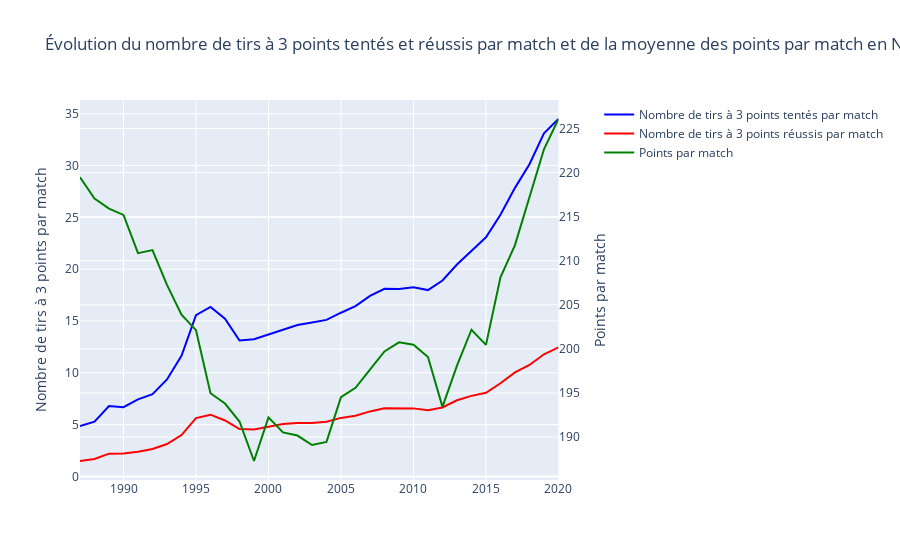

This figure's notebook cell:
### Markdown cell above
### Le tir à 3 points

### Code cell
import pandas as pd
import plotly.express as px
from plotly.subplots import make_subplots
import plotly.graph_objects as go

# Charger le fichier CSV
df = pd.read_csv('./csv/Game.csv')

# Ajouter une colonne pour la saison (extraction de l'année)
df['season'] = df['GAME_DATE'].str[:4].astype(int)

# Exclure la saison 2021
df = df[df['season'] != 2021]

# Calculer le nombre de tirs à 3 points tentés et réussis par match pour chaque équipe
df['three_point_attempts_home'] = df['FG3A_HOME'].astype(float)
df['three_point_attempts_away'] = df['FG3A_AWAY'].astype(float)
df['three_point_made_home'] = df['FG3M_HOME'].astype(float)
df['three_point_made_away'] = df['FG3M_AWAY'].astype(float)

# Calculer le nombre de points par match pour chaque équipe
df['total_points'] = df['PTS_HOME'].astype(float) + df['PTS_AWAY'].astype(float)

# Agréger les données par saison pour obtenir la moyenne des tirs à 3 points tentés et réussis par match et la moyenne des points par match
season_stats = df.groupby('season').agg({
    'three_point_attempts_home': 'mean', 
    'three_point_attempts_away': 'mean', 
    'three_point_made_home': 'mean', 
    'three_point_made_away': 'mean', 
    'total_points': 'mean'
}).reset_index()

season_stats['avg_3P_attempts'] = season_stats[['three_point_attempts_home', 'three_point_attempts_away']].mean(axis=1)
season_stats['avg_3P_made'] = season_stats[['three_point_made_home', 'three_point_made_away']].mean(axis=1)

# Filtrer les données pour afficher les saisons après 1986
season_stats_filtered = season_stats[season_stats['season'] > 1986]

# Créer une visualisation avec deux axes y
fig = make_subplots(specs=[[{"secondary_y": True}]])

# Tracer le nombre moyen de tirs à 3 points tentés par match
trace_3P_attempts = go.Scatter(
    x=season_stats_filtered['season'], 
    y=season_stats_filtered['avg_3P_attempts'], 
    mode='lines', 
    name='Nombre de tirs à 3 points tentés par match', 
    line=dict(color='blue')
)
fig.add_trace(trace_3P_attempts, secondary_y=False)

# Tracer le nombre moyen de tirs à 3 points réussis par match
trace_3P_made = go.Scatter(
    x=season_stats_filtered['season'], 
    y=season_stats_filtered['avg_3P_made'], 
    mode='lines', 
    name='Nombre de tirs à 3 points réussis par match', 
    line=dict(color='red')
)
fig.add_trace(trace_3P_made, secondary_y=False)

# Tracer le nombre moyen de points par match
trace_points = go.Scatter(
    x=season_stats_filtered['season'], 
    y=season_stats_filtered['total_points'], 
    mode='lines', 
    name='Points par match', 
    line=dict(color='green')
)
fig.add_trace(trace_points, secondary_y=True)

# Mettre à jour les titres et les axes
fig.update_yaxes(title_text="Nombre de tirs à 3 points par match", secondary_y=False)
fig.update_yaxes(title_text="Points par match", secondary_y=True)
fig.update_layout(title_text="Évolution du nombre de tirs à 3 points tentés et réussis par match et de la moyenne des points par match en NBA depuis 1986")

fig.show()

### Figure 1 — Plotly figure (JSON) as saved in the notebook; plotly's stock layout.template omitted (floating-point values rounded to 4 significant figures)
{"data": [{"line": {"color": "blue"}, "mode": "lines", "name": "Nombre de tirs à 3 points tentés par match", "type": "scatter", "x": [1987, 1988, 1989, 1990, 1991, 1992, 1993, 1994, 1995, 1996, 1997, 1998, 1999, 2000, 2001, 2002, 2003, 2004, 2005, 2006, 2007, 2008, 2009, 2010, 2011, 2012, 2013, 2014, 2015, 2016, 2017, 2018, 2019, 2020], "xaxis": "x", "y": [4.856, 5.283, 6.801, 6.686, 7.439, 7.938, 9.359, 11.65, 15.56, 16.36, 15.21, 13.11, 13.23, 13.68, 14.2, 14.61, 14.86, 15.11, 15.8, 16.44, 17.42, 18.1, 18.08, 18.26, 17.98, 18.9, 20.45, 21.8, 23.08, 25.26, 27.85, 30.13, 33.1, 34.49], "yaxis": "y"}, {"line": {"color": "red"}, "mode": "lines", "name": "Nombre de tirs à 3 points réussis par match", "type": "scatter", "x": [1987, 1988, 1989, 1990, 1991, 1992, 1993, 1994, 1995, 1996, 1997, 1998, 1999, 2000, 2001, 2002, 2003, 2004, 2005, 2006, 2007, 2008, 2009, 2010, 2011, 2012, 2013, 2014, 2015, 2016, 2017, 2018, 2019, 2020], "xaxis": "x", "y": [1.49, 1.683, 2.198, 2.222, 2.387, 2.653, 3.131, 3.993, 5.637, 5.96, 5.403, 4.573, 4.523, 4.812, 5.053, 5.153, 5.158, 5.271, 5.65, 5.86, 6.275, 6.581, 6.555, 6.568, 6.396, 6.659, 7.348, 7.776, 8.068, 8.992, 10.04, 10.76, 11.79, 12.45], "yaxis": "y"}, {"line": {"color": "green"}, "mode": "lines", "name": "Points par match", "type": "scatter", "x": [1987, 1988, 1989, 1990, 1991, 1992, 1993, 1994, 1995, 1996, 1997, 1998, 1999, 2000, 2001, 2002, 2003, 2004, 2005, 2006, 2007, 2008, 2009, 2010, 2011, 2012, 2013, 2014, 2015, 2016, 2017, 2018, 2019, 2020], "xaxis": "x", "y": [219.5, 217.1, 215.9, 215.2, 210.9, 211.2, 207.3, 203.9, 202.1, 195.0, 193.8, 191.8, 187.3, 192.2, 190.5, 190.2, 189.1, 189.5, 194.5, 195.6, 197.6, 199.7, 200.8, 200.5, 199.1, 193.4, 198.1, 202.2, 200.5, 208.1, 211.8, 217.1, 222.6, 226.1], "yaxis": "y2"}], "layout": {"title": {"text": "Évolution du nombre de tirs à 3 points tentés et réussis par match et de la moyenne des points par match en NBA depuis 1986"}, "xaxis": {"anchor": "y", "domain": [0, 0.94]}, "yaxis": {"anchor": "x", "domain": [0, 1], "title": {"text": "Nombre de tirs à 3 points par match"}}, "yaxis2": {"anchor": "x", "overlaying": "y", "side": "right", "title": {"text": "Points par match"}}}}
